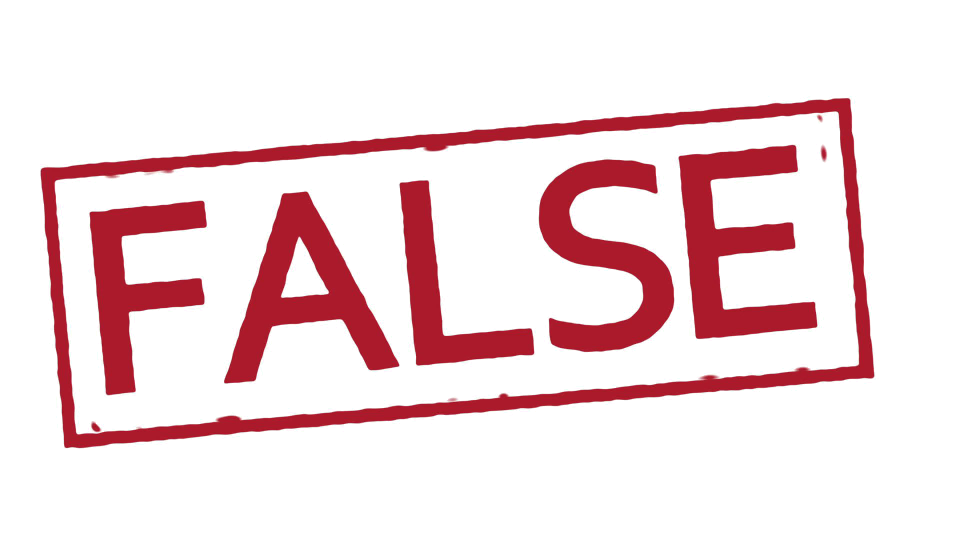
#> input picture images/false.jpg, 1920 x 1080 px (shown at 1/2 size); its folder holds only this picture in this run
$ python -i image_processing.py   (imports and definitions only)
#> lines starting #> are read from the running program, lines starting #| are printed output that depends on the picture; after the words box and inside, x2 and y2 are one past the last pixel; in counts of white or black regions, pixels touching at a corner belong together; pictures that were not available may be replaced by others from this repository, and a replacement may not be noted

from os import listdir, path
import cv2
import matplotlib.pyplot as plt
import numpy as np
from skimage.color import rgb2gray
from skimage.feature import canny
from skimage.filters import gaussian, threshold_otsu
from skimage.morphology import binary_closing, binary_opening
from skimage.measure import regionprops, label


RATIO = 0.7

""" Class for primitives and polygon"""
class ObjectBase:
    def __init__(self, obj_image: np.ndarray, obj_name: str, mask=None, global_mask=None):
        self.name = obj_name
        self.orig_image = obj_image
        self.process_image = None
        self.contour_image = None
        self.points, self.desc = None, None
        self.mask = mask
        self.area = None
        self.global_mask = global_mask
        if mask is None:
            self.set_chars()
        self.points, self.desc = find_points(self.orig_image)

    def set_chars(self):
        self.process_image, self.contour_image, self.properties = get_object_from_img(self.orig_image)
        self.mask = cv2.normalize(np.array(self.properties.image, dtype=np.int32), None, 0, 255, cv2.NORM_MINMAX).astype('uint8')

    def setArea(self, mask_area):
        self.area = mask_area

    """ Match object"""
    def match(self, target) -> float:
        if len(self.points) < len(target.points):
            return target.match(self)
        bf = cv2.BFMatcher()
        matches = bf.knnMatch(target.desc, self.desc, k=2)

        choose = 0
        for m, n in matches:
            if m.distance > n.distance * RATIO:
                choose += 1
        return choose / len(target.points)

""" Get mask by image of primitives in paper"""
def get_object_mask(img: np.ndarray):
    labels = label(img)
    properties = regionprops(labels)

    center = (img.shape[0] / 2, img.shape[1] / 2)
    dist = np.array([pow(center[0] - p.centroid[0], 2) + pow(center[1] - p.centroid[1], 2) for p in properties])
    item = dist.argmin()
    mask = (labels == (item + 1))
    return mask, properties[item]

""" Find features """
def find_points(img: np.ndarray):
    sift = cv2.SIFT_create()
    return sift.detectAndCompute(img, None)

""" Compress image for more fast work"""
def compress_image(src: np.ndarray, scale_percent: int):
    new_size = (int(src.shape[1] * scale_percent / 100), int(src.shape[0] * scale_percent / 100))
    return cv2.resize(src, new_size)


def draw_contours_mask(mask, image):
    contours, _ = cv2.findContours(mask, cv2.RETR_EXTERNAL, cv2.CHAIN_APPROX_SIMPLE)
    cv2.drawContours(image, [contours[0]], 0, (255, 0, 0), 2)
    return image

""" Read images and create ObjectBase's"""
def read_images(path_to_folder):
    for image_path in listdir(path_to_folder):
        image_full_path = path.join(path_to_folder, image_path)
        if path.splitext(image_path)[1] == ".jpg":
            img = cv2.imread(image_full_path)
            img = compress_image(img, 60)
            result = ObjectBase(img, image_full_path)

""" Get object and properties """
def get_object_from_img(img: np.ndarray):
    origin_image = np.copy(img)

    img = cv2.cvtColor(img, cv2.COLOR_BGR2RGB)
    img_blur_gray = rgb2gray(gaussian(img, sigma=2.3, channel_axis=True))
    threshold_img = threshold_otsu(img_blur_gray)
    res_image = img_blur_gray <= threshold_img

    res_image = binary_closing(res_image, footprint=np.ones((15, 15)))
    res_image = binary_opening(res_image, footprint=np.ones((8, 8)))
    mask, properties = get_object_mask(res_image)

    cmask = (mask * 255).astype("uint8")
    res_image = cv2.bitwise_and(origin_image, origin_image, mask=cmask)
    return res_image, draw_contours_mask(cmask, origin_image), properties

""" Create mask from contour"""
def get_mask_from_contour(contours, fill=False, err=0) -> []:
    masks = []
    for cnt in contours:
        bbox = cv2.boundingRect(cnt)
        x_most_left, width, y_most_bottom, height = bbox[1], bbox[3], bbox[0], bbox[2]
        x, y, w, h = cv2.boundingRect(cnt)

        mask = np.full((width, height), fill, dtype=bool)
        for y in range(y_most_bottom, y_most_bottom + height):
            for x in range(x_most_left, x_most_left + width):
                if cv2.pointPolygonTest(cnt, (y, x), True) >= err:
                    mask[x - x_most_left][y - y_most_bottom] = not fill
        masks.append(mask)

    return masks

""" Get polygon and objects in img"""
def find_polygon_and_objects(img):
    read_images("images/objects")
    img_gray = cv2.cvtColor(img, cv2.COLOR_BGR2GRAY)
    # process image for finding contours
    img_gauss = cv2.GaussianBlur(img_gray, (3,3), 0)
    img_canny = cv2.Canny(img_gauss, 80, 250)

    se = np.ones((5, 5), dtype='uint8')
    image_close = cv2.morphologyEx(img_canny, cv2.MORPH_CLOSE, se)
    img_canny = image_close
    contours, hierarchy = cv2.findContours(image=img_canny, mode=cv2.RETR_TREE, method=cv2.CHAIN_APPROX_SIMPLE)

    good_contours = []
    cx = []
    cy = []
    area_contours = []
    min_contour_area = 80

    # delete noise contours
    for i, cnt in enumerate(contours):
        contour_area = cv2.contourArea(cnt)
        img_copy = img.copy()
        cv2.drawContours(img_copy, [cnt], 0, (255, 0, 0), 8)
        if contour_area > min_contour_area and hierarchy[0][i][3] == -1:
            area_contours.append(contour_area)
            good_contours.append(cnt)
            M = cv2.moments(cnt)
            cx.append(int(M['m10'] / (M['m00'] + 1e-5)))
            cy.append(int(M['m01'] / (M['m00'] + 1e-5)))
    selected_contour = None
    x_max = 0
    idx = 0

    # filter contours
    for i, cnt in enumerate(area_contours):
        for j, cnt in enumerate(area_contours):
            if i != j and abs(area_contours[i] - area_contours[j]) <= 50 and abs(cx[i] - cx[j]) < 10 and abs(cy[i] - cy[j]):
                area_contours.pop(j)
                good_contours.pop(j)

    # detect polygon
    for i, cnt in enumerate(good_contours):
        x_pos = max([np.ndarray.reshape(x, (2,))[0] for x in cnt])
        img_copy = img.copy()
        cv2.drawContours(img_copy, [cnt], 0, (255, 0, 0), 8)
        if x_pos > x_max:
            selected_contour = cnt
            x_max = x_pos
            idx = i

    good_contours.pop(idx)
    img_copy = img.copy()
    # detect objects
    cv2.drawContours(img_copy, good_contours, -1, (255, 0, 0), 8)
    polygon = ObjectBase(img, "polygon", ~get_mask_from_contour([selected_contour], err=-1)[0])
    polygon.setArea(area_contours[idx])
    area_contours.pop(idx)
    labels = label(polygon.mask)
    properties = regionprops(labels)
    objects_set = []
    for i, mask in enumerate(get_mask_from_contour(good_contours)):
        objects_set.append(ObjectBase(img, f"{i}", (mask * 255).astype(int)))
        objects_set[i].setArea(area_contours[i])

    return polygon, objects_set

>>> import cv2
>>> picture = cv2.imread('../images/false.jpg', cv2.IMREAD_GRAYSCALE)
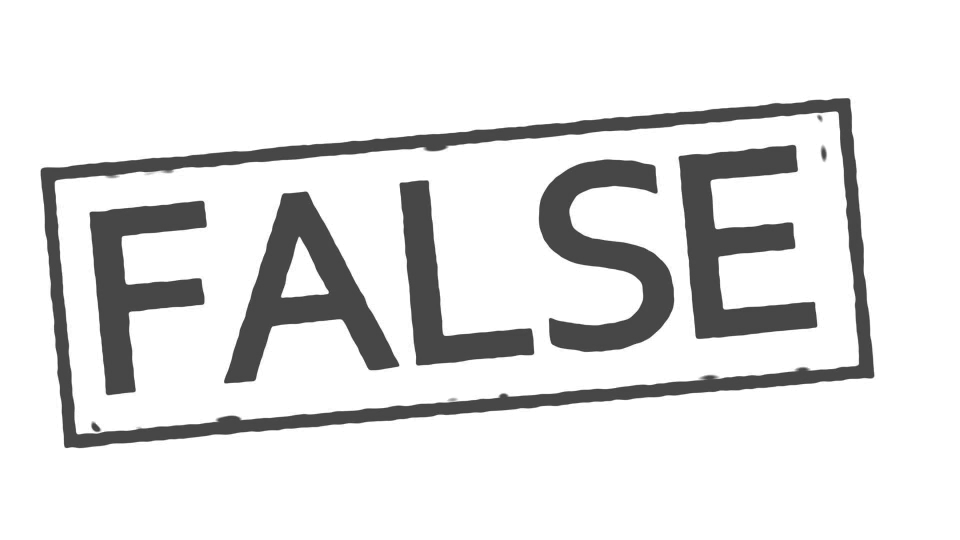
#> picture: shape (1080, 1920) (shown at 1/2 size); min 43, max 255, mean 226
>>> result = find_polygon_and_objects(picture)
#> in read_images, img is the input picture: shape (1080, 1920, 3); mean B, G, R 221.7, 219.1, 241.5
#> in get_object_from_img, `img_blur_gray = rgb2gray(gaussian(img, sigma=2.3, channel_axis=True))`:
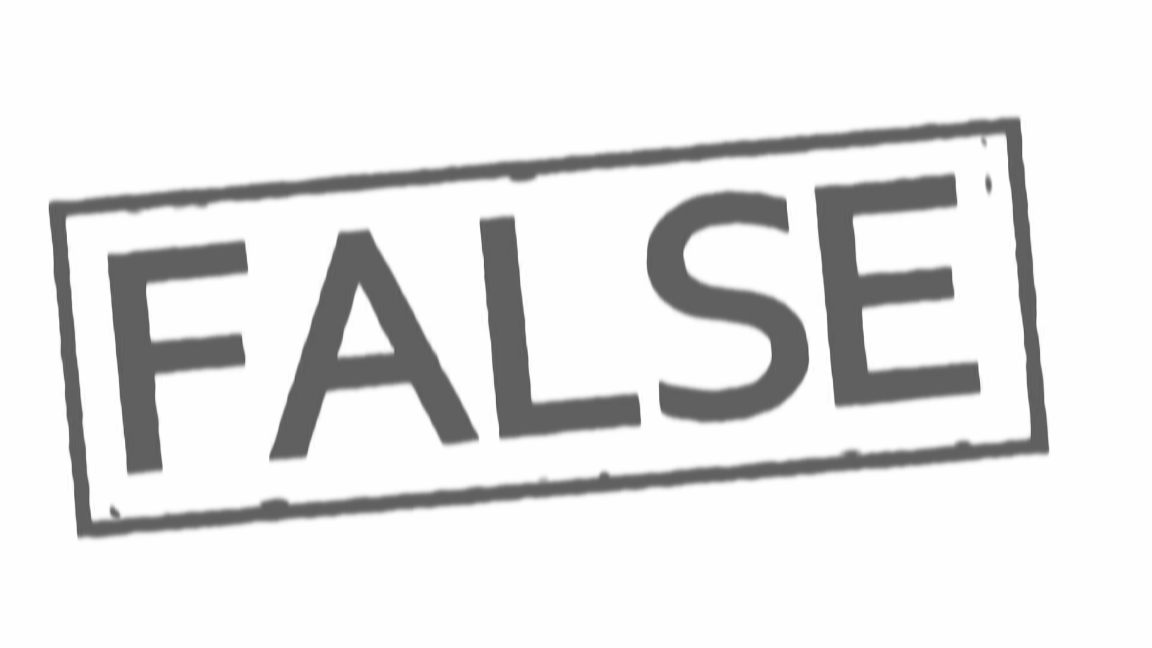
#> img_blur_gray: shape (648, 1152) float64; min 0.333, max 1, mean 0.902
#> in get_object_from_img, `threshold_img = threshold_otsu(img_blur_gray)`: threshold_img = 0.702
#> in get_object_from_img, `res_image = img_blur_gray <= threshold_img`:
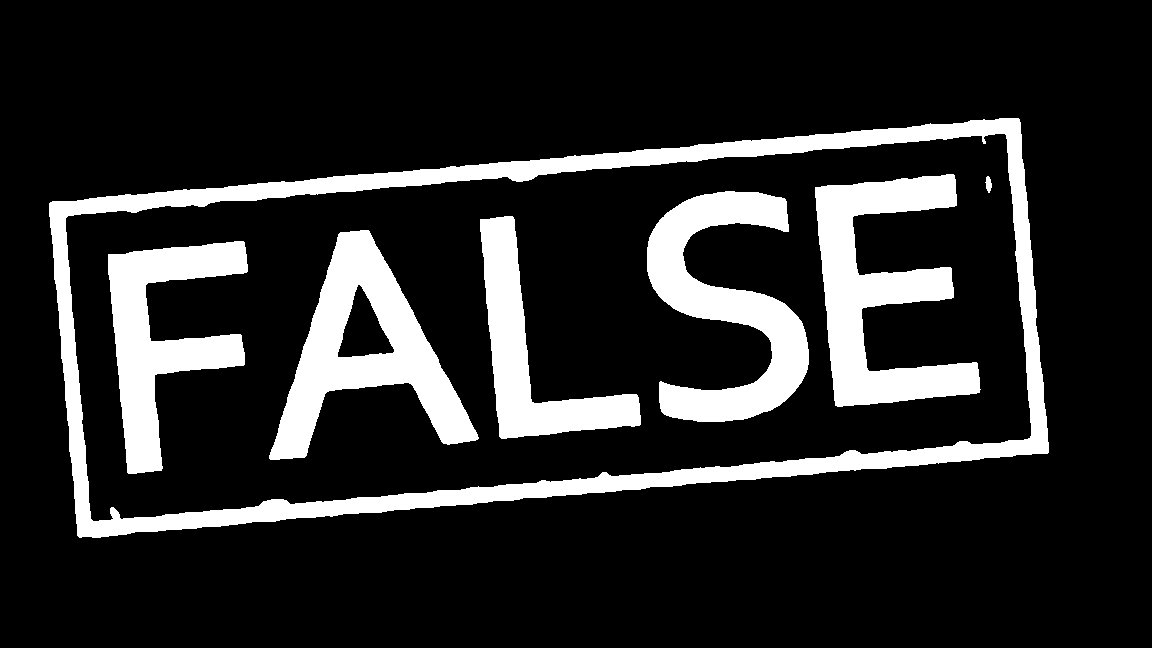
#> res_image: shape (648, 1152) bool; 15.8% white; 7 white regions, largest, box (x1, y1, x2, y2) and area: (49, 118, 1049, 538) 40545, (815, 174, 981, 407) 17846, (269, 230, 479, 460) 17613
#> in get_object_from_img, `res_image = binary_closing(res_image, footprint=np.ones((15, 15)))`: res_image: shape (648, 1152) bool; 15.9% white; 7 white regions, largest, box (x1, y1, x2, y2) and area: (49, 118, 1049, 538) 40847, (815, 174, 981, 407) 17905, (269, 230, 479, 460) 17838
#> in get_object_from_img, `res_image = binary_opening(res_image, footprint=np.ones((8, 8)))`: res_image: shape (648, 1152) bool; 15.9% white; 6 white regions
#> in get_object_mask, `labels = label(img)`:
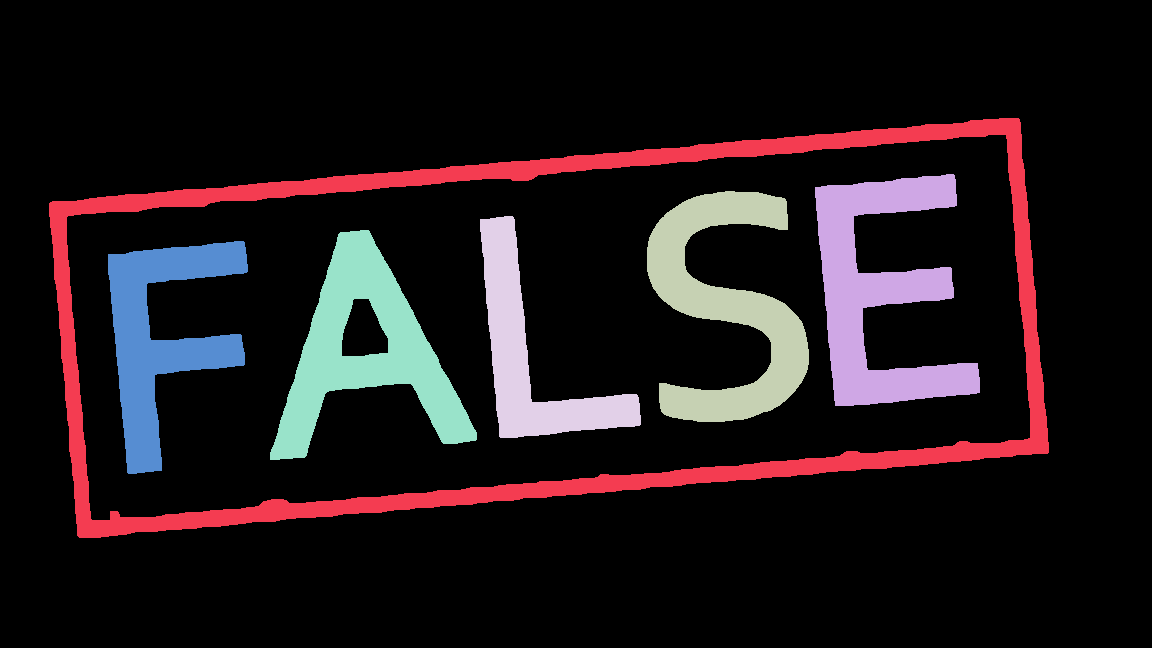
#> labels: shape (648, 1152) int32; 7 distinct labels, from 0 to 6; one colour per label, 0 black
#> in get_object_mask, `properties = regionprops(labels)`: properties = 6 regions; box (x1, y1, x2, y2) and area: (49, 118, 1049, 538) 40761, (815, 174, 980, 406) 17893, (270, 230, 477, 460) 17823, (647, 191, 809, 422) 16598, (108, 241, 248, 474) 14194, (480, 216, 641, 438) 11299
#> in get_object_mask, `dist = np.array([pow(center[0] - p.centroid[0], 2) + pow(center[1] - p..`: dist = [772.1, 93860.6, 22851.9, 2919.5, 45183.1, 171554.1]
#> in get_object_mask, `item = dist.argmin()`: item = 0
#> in get_object_mask, `mask = (labels == (item + 1))`:
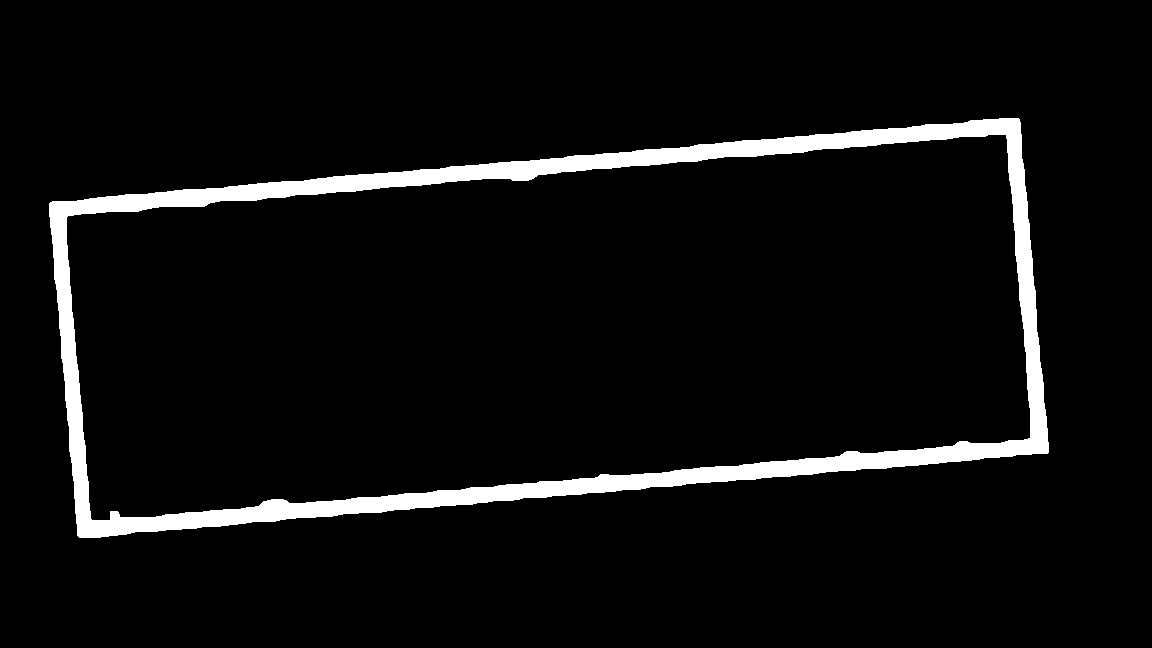
#> mask: shape (648, 1152) bool; 5.5% white; 1 white region, box (x1, y1, x2, y2) and area: (49, 118, 1049, 538) 40761
#> in get_object_from_img, `cmask = (mask * 255).astype("uint8")`: cmask: shape (648, 1152); 5.5% white; 1 white region
#> in get_object_from_img, `res_image = cv2.bitwise_and(origin_image, origin_image, mask=cmask)`:
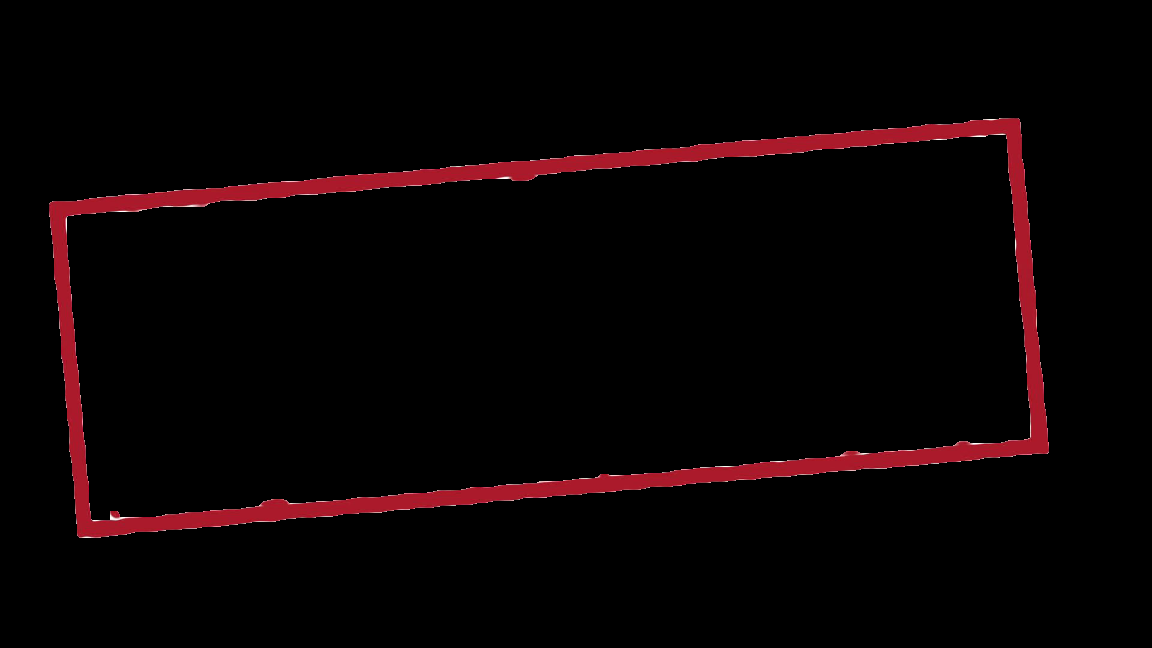
#> res_image: shape (648, 1152, 3); mean B, G, R 2.8, 1.9, 9.4
#> in draw_contours_mask, `contours, _ = cv2.findContours(mask, cv2.RETR_EXTERNAL, cv2.CHAIN_APPR..`: contours = 1 contour; box (x1, y1, x2, y2) and area: (49, 118, 1049, 538) 327939
#> in set_chars, `self.mask = cv2.normalize(np.array(self.properties.image, dtype=np.int..`:
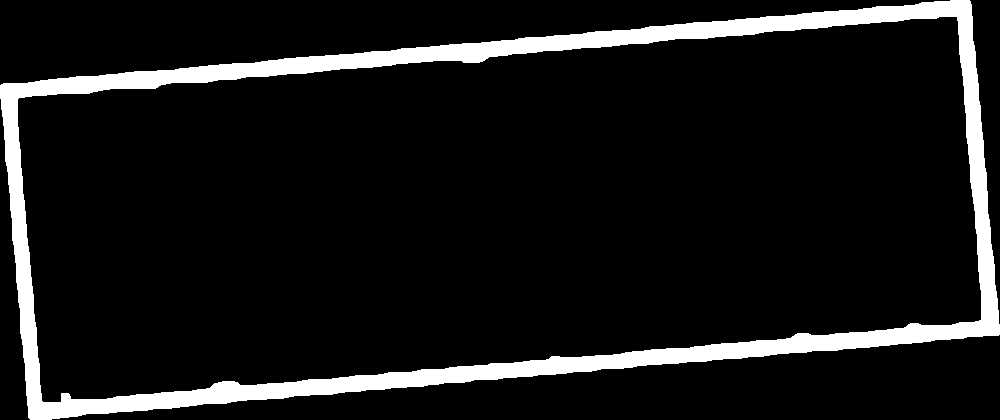
#> self.mask: shape (420, 1000); 9.7% white; 1 white region, box (x1, y1, x2, y2) and area: (0, 0, 1000, 420) 40761
#> in __init__, `self.points, self.desc = find_points(self.orig_image)`: self.points = 211 keypoints; strongest (x, y, size): (225, 351, 26.3), (934, 284, 26.3), (960, 379, 25.8), (498, 238, 28.1)
#> (the run stopped early here; a loop or call above may not have finished)
